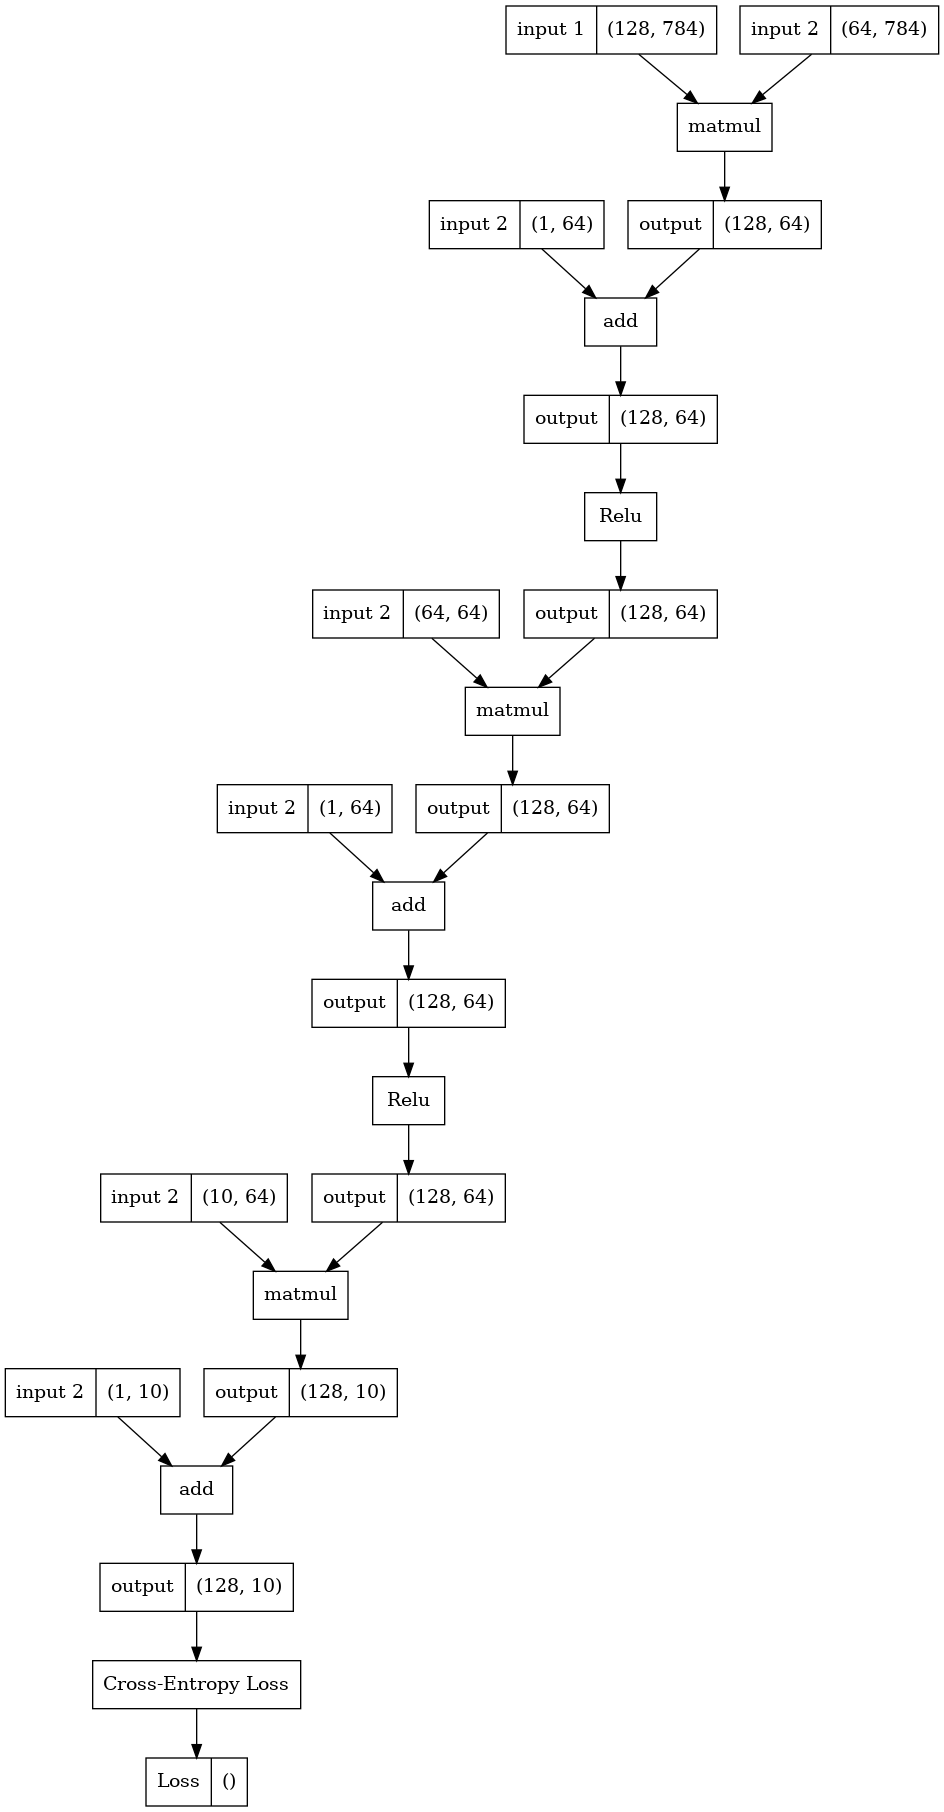

Generate this figure with Python:
import networkx as nx
import graphviz 
import pydot
import os
nodes = [] 
edges = []
output_list = []
idx = 0
s = graphviz.Digraph(node_attr={'shape': 'record'}, format='png')

# A better way to write this ??
# Should we check object or shape ??

def draw_edge_1_op(input: str, op: str):
    edges.append((input, op))

def draw_edge_2_op(input: str, op: str):
    edges.append((input, op))

def draw_edge_op_output(op: str, output: str):
    edges.append((op, output))

# input2 can be none for UnaryOps 
def draw_graph(op: str, output: tuple, input1: tuple, input2: tuple=None):
    global idx

    # We need to connect the previous output to the current op
    if output_list:
        input1, input1_label = (*input1,)
        if input2: input2, input2_label = (*input2,)
        output, output_label = (*output,)

        s.node(str(idx), op)
        idx += 1

        # Since either input1 or input2 is the same as the last output
        # The code will change slightly because of the labelling 
        if output_list[-1][0] == input1:
            
            draw_edge_1_op(output_list[-1][-1], str(idx-1))
            
            if input2:
                s.node(str(idx), f'<f0> {input2_label}|<f1> {input2}')
                draw_edge_2_op(str(idx), str(idx-1))
                idx += 1
            else:
                # Otherwise it will draw edge from input of the UnaryOps
                idx += 1
            
            s.node(str(idx), f'<f0> {output_label}|<f1> {output}')

            output_list.append((output, str(idx)))
            draw_edge_op_output(str(idx-2), str(idx))
            idx += 1
        else:
            draw_edge_2_op(output_list[-1][-1], str(idx-1))

            s.node(str(idx), f'<f0> {input1_label}|<f1> {input1}')
            draw_edge_1_op(str(idx), str(idx-1))
            idx += 1

            s.node(str(idx), f'<f0> {output_label}|<f1> {output}')
            output_list.append((output, str(idx)))
            draw_edge_op_output(str(idx-2), str(idx))
            idx += 1
    else:
        s.node(str(idx), op)
        idx += 1

        input1, input1_label = (*input1,)
        s.node(str(idx), f'<f0> {input1_label}|<f1> {input1}')
        draw_edge_1_op(str(idx), str(idx-1))
        idx += 1

        input2, input2_label = (*input2,)
        s.node(str(idx), f'<f0> {input2_label}|<f1> {input2}')
        draw_edge_2_op(str(idx), str(idx-2))
        idx += 1

        output, output_label = (*output,)
        output_list.append((output, str(idx)))
        s.node(str(idx), f'<f0> {output_label}|<f1> {output}')
        draw_edge_op_output(str(idx-3), str(idx))
        idx += 1

def display_graph(): 
    s.edges(edges)
    s.render('graph', directory='/mnt/c/Users/navne/Documents/vs_code/dlgrad_main/dlgrad')
   
